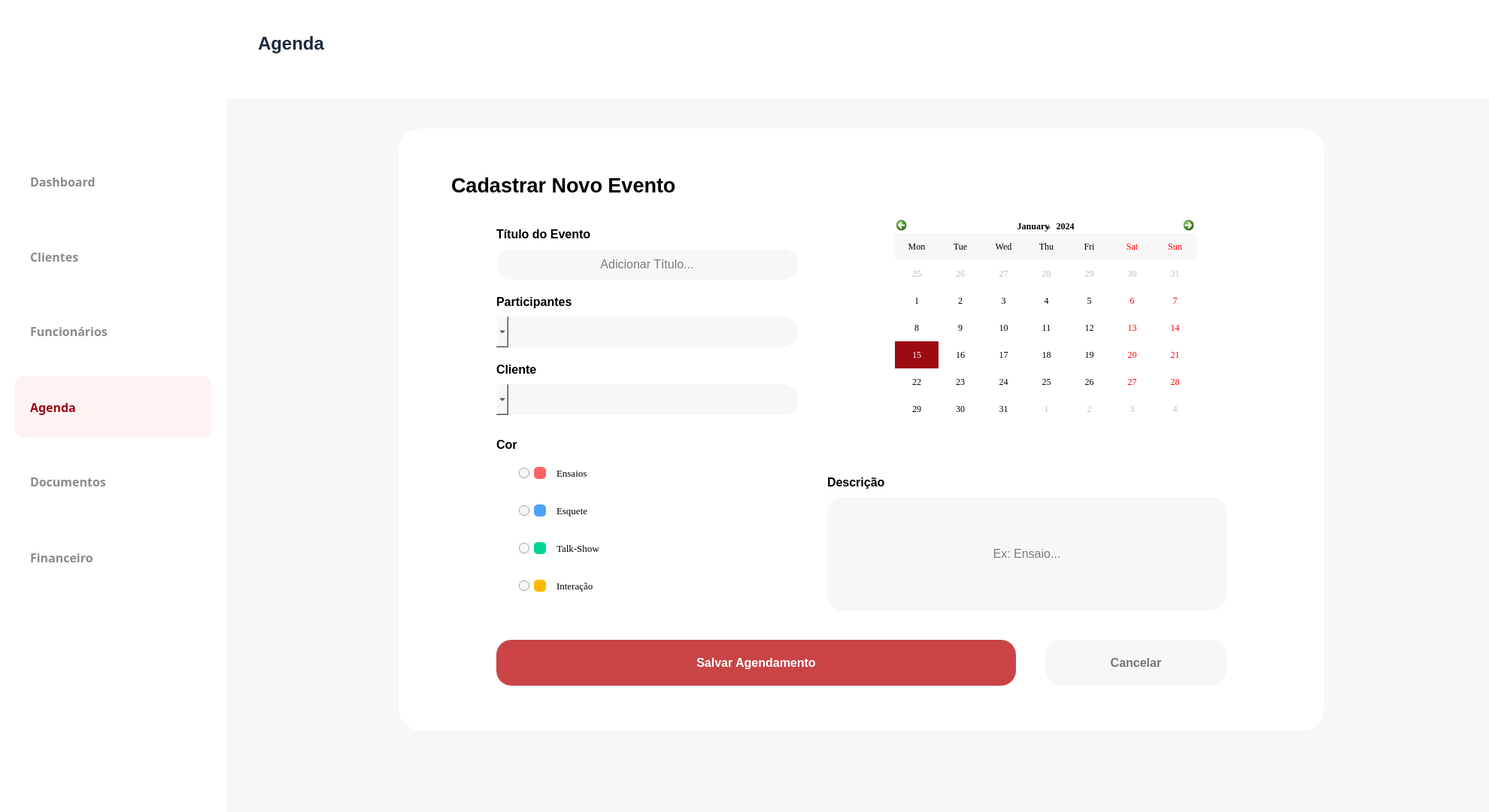
<?xml version="1.0" encoding="UTF-8"?>
<ui version="4.0">
 <class>Form</class>
 <widget class="QWidget" name="Form">
  <property name="geometry">
   <rect>
    <x>0</x>
    <y>0</y>
    <width>1980</width>
    <height>1080</height>
   </rect>
  </property>
  <property name="windowTitle">
   <string>Form</string>
  </property>
  <widget class="QFrame" name="frame_3">
   <property name="geometry">
    <rect>
     <x>300</x>
     <y>131</y>
     <width>1681</width>
     <height>951</height>
    </rect>
   </property>
   <property name="styleSheet">
    <string notr="true">background-color: rgb(247, 247, 247);
border:none;</string>
   </property>
   <property name="frameShape">
    <enum>QFrame::StyledPanel</enum>
   </property>
   <property name="frameShadow">
    <enum>QFrame::Raised</enum>
   </property>
   <widget class="QFrame" name="Frame_Cliente">
    <property name="geometry">
     <rect>
      <x>230</x>
      <y>40</y>
      <width>1231</width>
      <height>801</height>
     </rect>
    </property>
    <property name="layoutDirection">
     <enum>Qt::LeftToRight</enum>
    </property>
    <property name="styleSheet">
     <string notr="true">#Frame_Cliente {
	background-color: white;
    border-radius: 30%;
	padding: 8px;
}
</string>
    </property>
    <property name="frameShape">
     <enum>QFrame::StyledPanel</enum>
    </property>
    <property name="frameShadow">
     <enum>QFrame::Raised</enum>
    </property>
    <widget class="QLabel" name="label">
     <property name="geometry">
      <rect>
       <x>70</x>
       <y>40</y>
       <width>451</width>
       <height>71</height>
      </rect>
     </property>
     <property name="font">
      <font>
       <pointsize>20</pointsize>
       <weight>75</weight>
       <bold>true</bold>
      </font>
     </property>
     <property name="styleSheet">
      <string notr="true">background-color: transparent;</string>
     </property>
     <property name="text">
      <string>Cadastrar Novo Evento</string>
     </property>
    </widget>
    <widget class="QLineEdit" name="lineEdit_1">
     <property name="geometry">
      <rect>
       <x>130</x>
       <y>160</y>
       <width>401</width>
       <height>41</height>
      </rect>
     </property>
     <property name="font">
      <font>
       <pointsize>12</pointsize>
       <weight>50</weight>
       <bold>false</bold>
      </font>
     </property>
     <property name="styleSheet">
      <string notr="true">background-color: rgb(247, 247, 247);
border-radius: 20px;
border-color:rgb(202, 202, 202);</string>
     </property>
     <property name="text">
      <string/>
     </property>
     <property name="cursorPosition">
      <number>0</number>
     </property>
     <property name="alignment">
      <set>Qt::AlignCenter</set>
     </property>
     <property name="readOnly">
      <bool>false</bool>
     </property>
     <property name="placeholderText">
      <string notr="true">Adicionar Título...</string>
     </property>
     <property name="clearButtonEnabled">
      <bool>false</bool>
     </property>
    </widget>
    <widget class="QLineEdit" name="lineEdit_4">
     <property name="geometry">
      <rect>
       <x>570</x>
       <y>490</y>
       <width>531</width>
       <height>151</height>
      </rect>
     </property>
     <property name="font">
      <font>
       <pointsize>12</pointsize>
       <weight>50</weight>
       <bold>false</bold>
      </font>
     </property>
     <property name="styleSheet">
      <string notr="true">background-color: rgb(247, 247, 247);
border-radius: 20px;
border-color:rgb(202, 202, 202);</string>
     </property>
     <property name="text">
      <string/>
     </property>
     <property name="alignment">
      <set>Qt::AlignCenter</set>
     </property>
     <property name="dragEnabled">
      <bool>true</bool>
     </property>
     <property name="placeholderText">
      <string>Ex: Ensaio...</string>
     </property>
    </widget>
    <widget class="QLabel" name="label_3">
     <property name="geometry">
      <rect>
       <x>130</x>
       <y>130</y>
       <width>231</width>
       <height>21</height>
      </rect>
     </property>
     <property name="font">
      <font>
       <pointsize>12</pointsize>
       <weight>75</weight>
       <bold>true</bold>
      </font>
     </property>
     <property name="styleSheet">
      <string notr="true">background-color: transparent;</string>
     </property>
     <property name="text">
      <string>Título do Evento</string>
     </property>
    </widget>
    <widget class="QLabel" name="label_4">
     <property name="geometry">
      <rect>
       <x>130</x>
       <y>220</y>
       <width>141</width>
       <height>21</height>
      </rect>
     </property>
     <property name="font">
      <font>
       <pointsize>12</pointsize>
       <weight>75</weight>
       <bold>true</bold>
      </font>
     </property>
     <property name="styleSheet">
      <string notr="true">background-color: transparent;</string>
     </property>
     <property name="text">
      <string>Participantes</string>
     </property>
    </widget>
    <widget class="QLabel" name="label_8">
     <property name="geometry">
      <rect>
       <x>570</x>
       <y>460</y>
       <width>101</width>
       <height>21</height>
      </rect>
     </property>
     <property name="font">
      <font>
       <pointsize>12</pointsize>
       <weight>75</weight>
       <bold>true</bold>
      </font>
     </property>
     <property name="styleSheet">
      <string notr="true">background-color: transparent;</string>
     </property>
     <property name="text">
      <string>Descrição</string>
     </property>
    </widget>
    <widget class="QPushButton" name="pushButton_3">
     <property name="geometry">
      <rect>
       <x>130</x>
       <y>680</y>
       <width>691</width>
       <height>61</height>
      </rect>
     </property>
     <property name="font">
      <font>
       <pointsize>12</pointsize>
       <weight>75</weight>
       <bold>true</bold>
      </font>
     </property>
     <property name="cursor">
      <cursorShape>PointingHandCursor</cursorShape>
     </property>
     <property name="styleSheet">
      <string notr="true">QPushButton{
background-color: rgb(202, 68, 69);
color: white;
border-radius: 20px
}
QPushButton:hover{
background-color:rgb(182, 75, 75);
}</string>
     </property>
     <property name="text">
      <string>Salvar Agendamento</string>
     </property>
    </widget>
    <widget class="QPushButton" name="pushButton_4">
     <property name="geometry">
      <rect>
       <x>860</x>
       <y>680</y>
       <width>241</width>
       <height>61</height>
      </rect>
     </property>
     <property name="font">
      <font>
       <pointsize>12</pointsize>
       <weight>75</weight>
       <bold>true</bold>
      </font>
     </property>
     <property name="cursor">
      <cursorShape>PointingHandCursor</cursorShape>
     </property>
     <property name="styleSheet">
      <string notr="true">QPushButton {
	text-align: center;
    background-color: rgb(247, 247, 247);;
    color:  rgb(118, 118, 118);
    border-radius: 20px;
}

QPushButton:hover {
    background-color: rgb(234, 234, 234);
}</string>
     </property>
     <property name="text">
      <string>Cancelar</string>
     </property>
    </widget>
    <widget class="QCalendarWidget" name="calendarWidget">
     <property name="geometry">
      <rect>
       <x>660</x>
       <y>120</y>
       <width>401</width>
       <height>271</height>
      </rect>
     </property>
     <property name="font">
      <font>
       <family>Georgia</family>
      </font>
     </property>
     <property name="styleSheet">
      <string notr="true">/* 1. Fundo geral do calendário */
QCalendarWidget QWidget { 
    background-color: white;
}

/* 2. Estilo da grade de dias (Base) */
QCalendarWidget QAbstractItemView {
    background-color: white;
    selection-background-color: rgb(156, 10, 18); /* Cor de seleção */
    selection-color: white;
}

/* 4. Estilo dos botões do topo */
QCalendarWidget QToolButton {
    background-color: transparent;
    color: black;
}
</string>
     </property>
     <property name="gridVisible">
      <bool>false</bool>
     </property>
     <property name="verticalHeaderFormat">
      <enum>QCalendarWidget::NoVerticalHeader</enum>
     </property>
     <property name="navigationBarVisible">
      <bool>true</bool>
     </property>
     <property name="dateEditEnabled">
      <bool>true</bool>
     </property>
    </widget>
    <widget class="QLabel" name="label_9">
     <property name="geometry">
      <rect>
       <x>130</x>
       <y>410</y>
       <width>101</width>
       <height>21</height>
      </rect>
     </property>
     <property name="font">
      <font>
       <pointsize>12</pointsize>
       <weight>75</weight>
       <bold>true</bold>
      </font>
     </property>
     <property name="styleSheet">
      <string notr="true">background-color: transparent;</string>
     </property>
     <property name="text">
      <string>Cor</string>
     </property>
    </widget>
    <widget class="QWidget" name="widget_6" native="true">
     <property name="geometry">
      <rect>
       <x>180</x>
       <y>600</y>
       <width>16</width>
       <height>16</height>
      </rect>
     </property>
     <property name="styleSheet">
      <string notr="true">background-color: rgb(255, 185, 0); border-radius:5px;</string>
     </property>
    </widget>
    <widget class="QWidget" name="widget_8" native="true">
     <property name="geometry">
      <rect>
       <x>180</x>
       <y>500</y>
       <width>16</width>
       <height>16</height>
      </rect>
     </property>
     <property name="styleSheet">
      <string notr="true">background-color: rgb(80, 162, 255); border-radius:5px;</string>
     </property>
    </widget>
    <widget class="QWidget" name="widget_7" native="true">
     <property name="geometry">
      <rect>
       <x>180</x>
       <y>550</y>
       <width>16</width>
       <height>16</height>
      </rect>
     </property>
     <property name="styleSheet">
      <string notr="true">background-color: rgb(0, 212, 146); border-radius:5px;</string>
     </property>
    </widget>
    <widget class="QWidget" name="widget_9" native="true">
     <property name="geometry">
      <rect>
       <x>180</x>
       <y>450</y>
       <width>16</width>
       <height>16</height>
      </rect>
     </property>
     <property name="styleSheet">
      <string notr="true">background-color: rgb(255, 100, 103); border-radius:5px;</string>
     </property>
    </widget>
    <widget class="QRadioButton" name="radioButton">
     <property name="geometry">
      <rect>
       <x>160</x>
       <y>450</y>
       <width>16</width>
       <height>16</height>
      </rect>
     </property>
     <property name="text">
      <string/>
     </property>
    </widget>
    <widget class="QRadioButton" name="radioButton_2">
     <property name="geometry">
      <rect>
       <x>160</x>
       <y>500</y>
       <width>16</width>
       <height>16</height>
      </rect>
     </property>
     <property name="text">
      <string/>
     </property>
    </widget>
    <widget class="QRadioButton" name="radioButton_5">
     <property name="geometry">
      <rect>
       <x>160</x>
       <y>550</y>
       <width>16</width>
       <height>16</height>
      </rect>
     </property>
     <property name="text">
      <string/>
     </property>
    </widget>
    <widget class="QRadioButton" name="radioButton_6">
     <property name="geometry">
      <rect>
       <x>160</x>
       <y>600</y>
       <width>16</width>
       <height>16</height>
      </rect>
     </property>
     <property name="text">
      <string/>
     </property>
    </widget>
    <widget class="QLabel" name="label_12">
     <property name="geometry">
      <rect>
       <x>210</x>
       <y>600</y>
       <width>81</width>
       <height>16</height>
      </rect>
     </property>
     <property name="font">
      <font>
       <family>Georgia</family>
       <pointsize>10</pointsize>
       <weight>50</weight>
       <bold>false</bold>
      </font>
     </property>
     <property name="styleSheet">
      <string notr="true">background-color: transparent;</string>
     </property>
     <property name="text">
      <string>Interação</string>
     </property>
    </widget>
    <widget class="QLabel" name="label_13">
     <property name="geometry">
      <rect>
       <x>210</x>
       <y>500</y>
       <width>111</width>
       <height>16</height>
      </rect>
     </property>
     <property name="font">
      <font>
       <family>Georgia</family>
       <pointsize>10</pointsize>
       <weight>50</weight>
       <bold>false</bold>
      </font>
     </property>
     <property name="styleSheet">
      <string notr="true">background-color: transparent;</string>
     </property>
     <property name="text">
      <string>Esquete</string>
     </property>
    </widget>
    <widget class="QLabel" name="label_14">
     <property name="geometry">
      <rect>
       <x>210</x>
       <y>550</y>
       <width>91</width>
       <height>16</height>
      </rect>
     </property>
     <property name="font">
      <font>
       <family>Georgia</family>
       <pointsize>10</pointsize>
       <weight>50</weight>
       <bold>false</bold>
      </font>
     </property>
     <property name="styleSheet">
      <string notr="true">background-color: transparent;</string>
     </property>
     <property name="text">
      <string>Talk-Show</string>
     </property>
    </widget>
    <widget class="QLabel" name="label_15">
     <property name="geometry">
      <rect>
       <x>210</x>
       <y>450</y>
       <width>71</width>
       <height>16</height>
      </rect>
     </property>
     <property name="font">
      <font>
       <family>Georgia</family>
       <pointsize>10</pointsize>
       <weight>50</weight>
       <bold>false</bold>
      </font>
     </property>
     <property name="styleSheet">
      <string notr="true">background-color: transparent;</string>
     </property>
     <property name="text">
      <string>Ensaios</string>
     </property>
    </widget>
    <widget class="QLabel" name="label_5">
     <property name="geometry">
      <rect>
       <x>130</x>
       <y>310</y>
       <width>141</width>
       <height>21</height>
      </rect>
     </property>
     <property name="font">
      <font>
       <pointsize>12</pointsize>
       <weight>75</weight>
       <bold>true</bold>
      </font>
     </property>
     <property name="styleSheet">
      <string notr="true">background-color: transparent;</string>
     </property>
     <property name="text">
      <string>Cliente</string>
     </property>
    </widget>
    <widget class="QComboBox" name="comboBox">
     <property name="geometry">
      <rect>
       <x>130</x>
       <y>250</y>
       <width>401</width>
       <height>41</height>
      </rect>
     </property>
     <property name="font">
      <font>
       <pointsize>12</pointsize>
      </font>
     </property>
     <property name="layoutDirection">
      <enum>Qt::RightToLeft</enum>
     </property>
     <property name="styleSheet">
      <string notr="true">QComboBox {
    background-color: rgb(247, 247, 247);
    border-radius: 20px;
}
</string>
     </property>
     <property name="editable">
      <bool>false</bool>
     </property>
     <property name="insertPolicy">
      <enum>QComboBox::InsertAtBottom</enum>
     </property>
    </widget>
    <widget class="QComboBox" name="comboBox_2">
     <property name="geometry">
      <rect>
       <x>130</x>
       <y>340</y>
       <width>401</width>
       <height>41</height>
      </rect>
     </property>
     <property name="font">
      <font>
       <pointsize>12</pointsize>
      </font>
     </property>
     <property name="layoutDirection">
      <enum>Qt::RightToLeft</enum>
     </property>
     <property name="styleSheet">
      <string notr="true">QComboBox {
    background-color: rgb(247, 247, 247);
    border-radius: 20px;
}
</string>
     </property>
     <property name="editable">
      <bool>false</bool>
     </property>
    </widget>
   </widget>
  </widget>
  <widget class="QFrame" name="frame_2">
   <property name="geometry">
    <rect>
     <x>299</x>
     <y>0</y>
     <width>1681</width>
     <height>131</height>
    </rect>
   </property>
   <property name="styleSheet">
    <string notr="true">background-color: rgb(255,255,255);
border: white;</string>
   </property>
   <property name="frameShape">
    <enum>QFrame::StyledPanel</enum>
   </property>
   <property name="frameShadow">
    <enum>QFrame::Raised</enum>
   </property>
   <widget class="QTextBrowser" name="textBrowser_2">
    <property name="geometry">
     <rect>
      <x>40</x>
      <y>40</y>
      <width>256</width>
      <height>51</height>
     </rect>
    </property>
    <property name="autoFillBackground">
     <bool>false</bool>
    </property>
    <property name="styleSheet">
     <string notr="true">border: 0px;
color:rgb(29, 41, 61);</string>
    </property>
    <property name="html">
     <string>&lt;!DOCTYPE HTML PUBLIC &quot;-//W3C//DTD HTML 4.0//EN&quot; &quot;http://www.w3.org/TR/REC-html40/strict.dtd&quot;&gt;
&lt;html&gt;&lt;head&gt;&lt;meta name=&quot;qrichtext&quot; content=&quot;1&quot; /&gt;&lt;style type=&quot;text/css&quot;&gt;
p, li { white-space: pre-wrap; }
&lt;/style&gt;&lt;/head&gt;&lt;body style=&quot; font-family:'MS Shell Dlg 2'; font-size:7.8pt; font-weight:400; font-style:normal;&quot;&gt;
&lt;p style=&quot; margin-top:0px; margin-bottom:0px; margin-left:0px; margin-right:0px; -qt-block-indent:0; text-indent:0px;&quot;&gt;&lt;span style=&quot; font-size:18pt; font-weight:600;&quot;&gt;Agenda&lt;/span&gt;&lt;/p&gt;&lt;/body&gt;&lt;/html&gt;</string>
    </property>
   </widget>
  </widget>
  <widget class="QFrame" name="menu_lateral">
   <property name="geometry">
    <rect>
     <x>0</x>
     <y>0</y>
     <width>301</width>
     <height>1081</height>
    </rect>
   </property>
   <property name="styleSheet">
    <string notr="true">background-color: rgb(255,255,255);
border: none;</string>
   </property>
   <widget class="QPushButton" name="btn_abrir_dashboard_menu">
    <property name="geometry">
     <rect>
      <x>20</x>
      <y>200</y>
      <width>261</width>
      <height>82</height>
     </rect>
    </property>
    <property name="font">
     <font>
      <family>Segoe UI Semibold</family>
      <pointsize>12</pointsize>
      <weight>75</weight>
      <bold>true</bold>
     </font>
    </property>
    <property name="cursor">
     <cursorShape>PointingHandCursor</cursorShape>
    </property>
    <property name="layoutDirection">
     <enum>Qt::LeftToRight</enum>
    </property>
    <property name="styleSheet">
     <string notr="true">QPushButton {
    text-align: left;
    padding-left: 20px;
    min-height: 42px;
    background-color: white;
    color: rgb(139,139,139);
    border-radius: 10px;
}

QPushButton:hover {
    background-color: rgb(247,247,247);
}

QPushButton:pressed {
    background-color: rgb(182,75,75);
    color: white;
}</string>
    </property>
    <property name="text">
     <string>Dashboard</string>
    </property>
    <property name="icon">
     <iconset>
      <normaloff>../Source/dashboard.svg</normaloff>../Source/dashboard.svg</iconset>
    </property>
    <property name="iconSize">
     <size>
      <width>50</width>
      <height>50</height>
     </size>
    </property>
   </widget>
   <widget class="QPushButton" name="btn_abrir_cliente_menu">
    <property name="geometry">
     <rect>
      <x>20</x>
      <y>300</y>
      <width>261</width>
      <height>82</height>
     </rect>
    </property>
    <property name="font">
     <font>
      <family>Segoe UI Semibold</family>
      <pointsize>12</pointsize>
      <weight>75</weight>
      <bold>true</bold>
     </font>
    </property>
    <property name="cursor">
     <cursorShape>PointingHandCursor</cursorShape>
    </property>
    <property name="styleSheet">
     <string notr="true">QPushButton {
    text-align: left;
    padding-left: 20px;
    min-height: 42px;
    background-color: white;
    color: rgb(139,139,139);
    border-radius: 10px;
}

QPushButton:hover {
    background-color: rgb(247,247,247);
}

QPushButton:pressed {
    background-color: rgb(182,75,75);
    color: white;
}</string>
    </property>
    <property name="text">
     <string>Clientes</string>
    </property>
    <property name="icon">
     <iconset>
      <normaloff>../Source/clientes.svg</normaloff>../Source/clientes.svg</iconset>
    </property>
    <property name="iconSize">
     <size>
      <width>40</width>
      <height>40</height>
     </size>
    </property>
   </widget>
   <widget class="QPushButton" name="btn_abrir_funcionario_menu">
    <property name="geometry">
     <rect>
      <x>20</x>
      <y>400</y>
      <width>261</width>
      <height>80</height>
     </rect>
    </property>
    <property name="font">
     <font>
      <family>Segoe UI Semibold</family>
      <pointsize>12</pointsize>
      <weight>75</weight>
      <bold>true</bold>
     </font>
    </property>
    <property name="cursor">
     <cursorShape>PointingHandCursor</cursorShape>
    </property>
    <property name="styleSheet">
     <string notr="true">QPushButton {
    text-align: left;
    padding-left: 20px;
    min-height: 42px;
    background-color: white;
    color: rgb(139,139,139);
    border-radius: 10px;
}

QPushButton:hover {
    background-color: rgb(247,247,247);
}

QPushButton:pressed {
    background-color: rgb(182,75,75);
    color: white;
}</string>
    </property>
    <property name="text">
     <string>Funcionários</string>
    </property>
    <property name="icon">
     <iconset>
      <normaloff>../Source/funcionarios.svg</normaloff>../Source/funcionarios.svg</iconset>
    </property>
    <property name="iconSize">
     <size>
      <width>40</width>
      <height>40</height>
     </size>
    </property>
   </widget>
   <widget class="QPushButton" name="btn_abrir_agenda_menu">
    <property name="geometry">
     <rect>
      <x>20</x>
      <y>500</y>
      <width>261</width>
      <height>82</height>
     </rect>
    </property>
    <property name="font">
     <font>
      <family>Segoe UI Semibold</family>
      <pointsize>12</pointsize>
      <weight>75</weight>
      <bold>true</bold>
     </font>
    </property>
    <property name="cursor">
     <cursorShape>PointingHandCursor</cursorShape>
    </property>
    <property name="styleSheet">
     <string notr="true">
QPushButton {
	text-align: left;
	padding: 20px;
    min-height: 42px;
    background-color: rgb(254, 242, 242);
    color:  rgb(159, 7, 18);
    border-radius: 10px;
}
</string>
    </property>
    <property name="text">
     <string>Agenda</string>
    </property>
    <property name="icon">
     <iconset>
      <normaloff>../Source/agenda.svg</normaloff>../Source/agenda.svg</iconset>
    </property>
    <property name="iconSize">
     <size>
      <width>50</width>
      <height>50</height>
     </size>
    </property>
   </widget>
   <widget class="QPushButton" name="btn_abrir_documento_menu">
    <property name="geometry">
     <rect>
      <x>20</x>
      <y>600</y>
      <width>261</width>
      <height>80</height>
     </rect>
    </property>
    <property name="font">
     <font>
      <family>Segoe UI Semibold</family>
      <pointsize>12</pointsize>
      <weight>75</weight>
      <bold>true</bold>
     </font>
    </property>
    <property name="cursor">
     <cursorShape>PointingHandCursor</cursorShape>
    </property>
    <property name="styleSheet">
     <string notr="true">QPushButton {
	text-align: left;
	padding: 20px;
    background-color: white;
    color:  rgb(139, 139, 139);
    border-radius: 10px;
}

QPushButton:hover {
    background-color: rgb(247, 247, 247);
	color: rgb(139, 139, 139);
}

QPushButton:pressed {
    background-color: rgb(182, 75, 75);
	color: white;
}</string>
    </property>
    <property name="text">
     <string>Documentos</string>
    </property>
    <property name="icon">
     <iconset>
      <normaloff>../Source/documentos.svg</normaloff>../Source/documentos.svg</iconset>
    </property>
    <property name="iconSize">
     <size>
      <width>50</width>
      <height>50</height>
     </size>
    </property>
   </widget>
   <widget class="QLabel" name="logo">
    <property name="geometry">
     <rect>
      <x>40</x>
      <y>10</y>
      <width>191</width>
      <height>181</height>
     </rect>
    </property>
    <property name="text">
     <string notr="true"/>
    </property>
    <property name="pixmap">
     <pixmap>../Source/Cenicos.jpg</pixmap>
    </property>
    <property name="scaledContents">
     <bool>true</bool>
    </property>
   </widget>
   <widget class="QPushButton" name="btn_abrir_documento_menu_2">
    <property name="geometry">
     <rect>
      <x>20</x>
      <y>700</y>
      <width>261</width>
      <height>82</height>
     </rect>
    </property>
    <property name="font">
     <font>
      <family>Segoe UI Semibold</family>
      <pointsize>12</pointsize>
      <weight>75</weight>
      <bold>true</bold>
     </font>
    </property>
    <property name="cursor">
     <cursorShape>PointingHandCursor</cursorShape>
    </property>
    <property name="styleSheet">
     <string notr="true">QPushButton {
	text-align: left;
	padding: 20px;
    min-height: 40px;
    background-color: white;
    color:  rgb(139, 139, 139);
    border-radius: 10px;
}

QPushButton:hover {
    background-color: rgb(247, 247, 247);
	color: rgb(139, 139, 139);
}

QPushButton:pressed {
    background-color: rgb(182, 75, 75);
	color: white;
}</string>
    </property>
    <property name="text">
     <string>Financeiro</string>
    </property>
    <property name="icon">
     <iconset>
      <normaloff>../Source/financeiro.svg</normaloff>../Source/financeiro.svg</iconset>
    </property>
    <property name="iconSize">
     <size>
      <width>50</width>
      <height>50</height>
     </size>
    </property>
   </widget>
  </widget>
 </widget>
 <resources>
  <include location="recursos.qrc"/>
 </resources>
 <connections/>
</ui>
